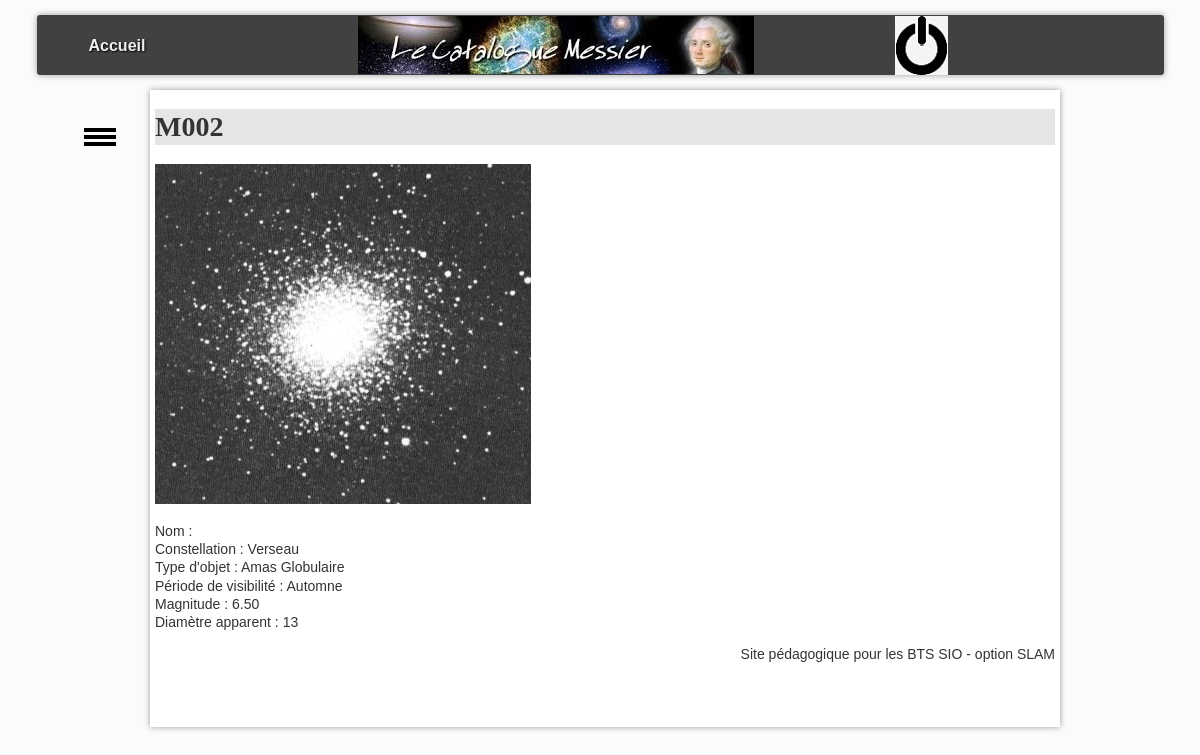
Page /SiteMessier2020-Login/SiteMessier2020-Login/?action=detail&numero=M002 on the committed database.
### tables this page shows
CREATE TABLE IF NOT EXISTS `objet` (
  `numero` char(4) NOT NULL,
  `nomCommun` varchar(40) DEFAULT NULL,
  `constellation` varchar(40) DEFAULT NULL,
  `codeType` char(2) DEFAULT NULL,
  `periodeVisibilite` varchar(10) DEFAULT NULL,
  `magnitude` double(15,2) DEFAULT NULL,
  `diametreApparent` varchar(20) DEFAULT NULL,
  PRIMARY KEY (`numero`),
  KEY `codeType` (`codeType`)
);

CREATE TABLE IF NOT EXISTS `typeobjet` (
  `code` char(2) NOT NULL,
  `libelle` varchar(30) DEFAULT NULL,
  PRIMARY KEY (`code`),
  KEY `code` (`code`)
);

### SiteMessier2020-Login/SiteMessier2020-Login/controleur/ctrlDetailObjet.php (called while the page is built, shortened)
<?php
include_once "$racine/modele/modeleObjetDAO.php";
$numero = $_GET["numero"];
$unObjet = ObjetDAO::getObjetByNumero($numero);
$laPhoto = $unObjet[0]['numero'].".jpg";
include "$racine/vue/vueEntete.php";
include "$racine/vue/vueDetailObjet.php";
include "$racine/vue/vuePied.php";
?>

### SiteMessier2020-Login/SiteMessier2020-Login/index.php (called while the page is built, shortened)
<?php
include "getRacine.php";
if (isset($_GET["action"])){
    $action = $_GET["action"];
}
else{
    $action = "defaut";
}
$fichier = controleurPrincipal($action);
include "$racine/controleur/$fichier";
?>

### SiteMessier2020-Login/SiteMessier2020-Login/modele/connexion.php (called while the page is built, shortened)
<?php
   class Connexion{
        private static $connexion;
        public static function getInstance(){
            if(!self::$connexion){
                try {
                    $serveur = 'mysql:host=localhost:3306';
                    $bdd = 'dbname=site_messier';
                    $user = 'root' ;
                    $mdp = '' ;
                    self::$connexion = new PDO($serveur.';'.$bdd, $user, $mdp);
                    self::$connexion->query("SET CHARACTER SET utf8");
                } catch (PDOException $e) {
                        throw new Exception("Erreur à  la connexion \n" . $e->getMessage());
                }
            }
            return self::$connexion;
        }
     }
?>

### SiteMessier2020-Login/SiteMessier2020-Login/modele/modeleObjetDAO.php (called while the page is built, shortened)
<?php
    require_once("connexion.php");
    class ObjetDAO{
        public static function getObjetByNumero($numeroObj) {
            $resultat = array();
            try {
                $req = Connexion::getInstance()->prepare("SELECT * FROM objet join typeObjet ON codeType = code WHERE numero = :numeroObj");
                $req->bindValue(':numeroObj', $numeroObj, PDO::PARAM_STR);
                $req->execute();
                while ($ligne = $req->fetch(PDO::FETCH_ASSOC)) {
                    $resultat[] = $ligne;
                }
                return $resultat;
            }
            catch(PDOException $e) {
                print "Erreur !: " . $e->getMessage();
                die();
            }
        }
    }
?>

### SiteMessier2020-Login/SiteMessier2020-Login/vue/vueDetailObjet.php (the view)
<h1><?= $unObjet[0]['numero']; ?></h1>
<p id="principal">
    <img src="photos/<?= $laPhoto ?>" alt="photo de l'objet" />
    <br />
    <br />
    <?= "Nom : ". $unObjet[0]['nomCommun']; ?>    <br />
    <?= "Constellation : ". $unObjet[0]['constellation']; ?>    <br />
    <?= "Type d'objet : ". $unObjet[0]['libelle']; ?>    <br />
    <?= "Période de visibilité : ". $unObjet[0]['periodeVisibilite']; ?>    <br />
    <?= "Magnitude : ". $unObjet[0]['magnitude']; ?>    <br />
    <?= "Diamètre apparent : ". $unObjet[0]['diametreApparent']; ?>        <br />
</p>

### SiteMessier2020-Login/SiteMessier2020-Login/css/base.css (style rules this page uses)
:root { --largeurPage: 900px; --largeurMenuCont: 200px; --margeCalc: calc((100% - var(--largeurPage)) / 2); --margeMenuHaut: 15px; --hauteurMenuGene: 60px; --coulA1: #5A7694; --coulA2: #D7E5ED; --coulB1: #566459; --coulB2: #90974A; --coulC: #CDBCA0; --fondC: #fcfbfb; --padding_cote: 5px; }
body { font-family: Arial; color: #333; font-size: 14px; line-height: 1.3; scroll-behavior: smooth; background-color: var(--fondC); }

### SiteMessier2020-Login/SiteMessier2020-Login/css/cgu.css (style rules this page uses)
h1,h2,h3,h4 { font-family: Futura; background-color : rgba(0,0,0,0.1); }

### rows in the picture
objet: numero "M002", numero (picture), constellation "Verseau", codeType.libelle "Amas Globulaire", periodeVisibilite "Automne", magnitude "6.50", diametreApparent "13"
